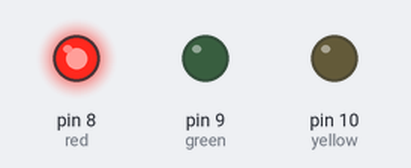
Bench run of a sketch on a simulated Arduino Uno, built with avr-gcc and run on an emulated ATmega328P. Shown: output pins drawn as LEDs (lit = HIGH).

Above: at 5.0 s.
At 11.0 s:
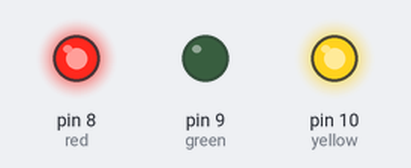
At 17.0 s:
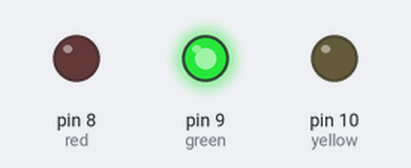
At 23.0 s:
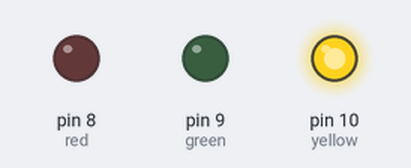
Timing chart, 0 to 31.2 s (numbered marks = the images above):
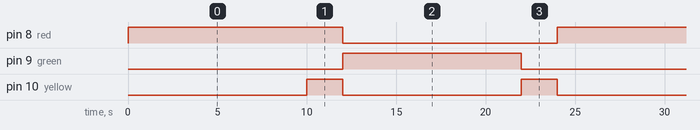

Measured:
- by itself, pin 8 (red): alternates HIGH for 12.0 s and LOW for 12.0 s
- by itself, pin 9 (green): alternates HIGH for 10.0 s and LOW for 14.0 s
- by itself, pin 10 (yellow): alternates HIGH for 2.0 s and LOW for 10.0 s

The sketch:

sketch.ino
```cpp
int red = 8;
int green = 9;
int yellow = 10;
int tempoEspera = 10000;

void setup() {
  pinMode(red, OUTPUT);
  pinMode(green, OUTPUT);
  pinMode(yellow, OUTPUT);
}

void loop() {
  digitalWrite(red, HIGH);
  delay(tempoEspera);

  digitalWrite(yellow, HIGH);
  delay(2000);

  digitalWrite(green, HIGH);
  digitalWrite(red, LOW);
  digitalWrite(yellow, LOW);
  delay(tempoEspera);

  digitalWrite(yellow, HIGH);
  digitalWrite(green, LOW);
  delay(2000);

  digitalWrite(yellow, LOW);
}
```
